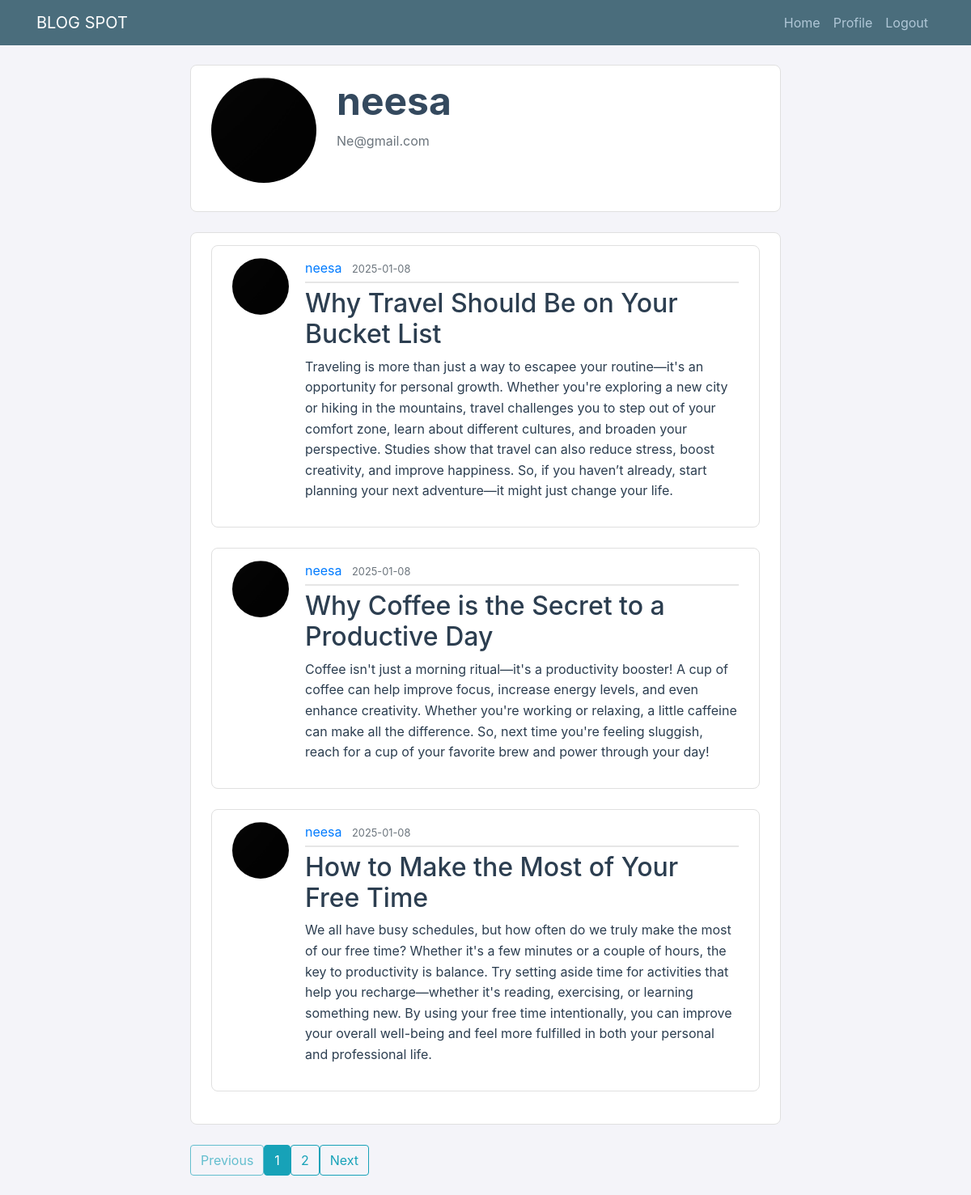
Screenshot of /account/neesa (signed in) with the database file from the repository.
### blogweb/models.py (models this page shows, shortened)
class User(db.Model,UserMixin):
    id = db.Column(db.Integer,primary_key=True)
    username = db.Column(db.String(20) , unique=True , nullable = False)
    email = db.Column(db.String(120) , unique=True , nullable = False)
    profile = db.Column(db.String(20),nullable=False,default='default.jpg')
    password = db.Column(db.String(60),nullable=False)
    posts = db.relationship('Post',backref='author',lazy=True)

class Post(db.Model):
    id = db.Column(db.Integer,primary_key=True)
    title=db.Column(db.String(100) ,nullable=False)
    date_posted = db.Column(db.DateTime,nullable=False,default=datetime.utcnow)
    content = db.Column(db.Text,nullable=False)
    user_id = db.Column(db.Integer,db.ForeignKey('user.id'),nullable=False)

### blogweb/main/routes.py (the view, shortened to what this page needs)
@main.route("/account")
@main.route("/account/<username>")
@login_required
def account(username=None):
    profile = url_for('static', filename='profilefile/' + current_user.profile)
    if username:
        page = request.args.get('page', 1, type=int)
        user = User.query.filter_by(username=username).first_or_404()
        posts = Post.query.filter_by(author=user)\
            .order_by(Post.date_posted.desc())\
            .paginate(page=page, per_page=3)
        has_posts = len(posts.items) > 0
        return render_template('account.html', title=f"{user.username}'s Posts", profile=profile, posts=posts, user=user,has_posts=has_posts)

### blogweb/models.py (called while the page is built)
@login_manager.user_loader
def load_user(user_id):
    return User.query.get(int(user_id))

### blogweb/templates/account.html (shortened to what this page needs)
{% extends "layout.html" %}
{% block content %}
    <div class="content-section">
        <div class="media">
            <img class="rounded-circle account-img" src="{{ profile }}">
            <div class="media-body">
                <h2 class="account-heading">{{ user.username if user else current_user.username }}</h2>
                <p class="text-secondary">{{ user.email if user else current_user.email }}</p>
            </div>
        </div>
    </div>
    {% if has_posts %}
        <div class="content-section">
            {% for post in posts.items %}
                <article class="media content-section">
                <img class="rounded-circle article-img" src="{{url_for('static',filename='profilefile/' + post.author.profile)}}">
                <div class="media-body">
                    <div class="article-metadata">
                    <a class="mr-2" href="{{url_for('main.account', username=post.author.username)}} ">{{ post.author.username }}</a>
                    <small class="text-muted">{{ post.date_posted.strftime('%Y-%m-%d') }}</small>
                    </div>
                    <h2><a class="article-title" href="{{ url_for('posts.post',post_id = post.id)}}">{{ post.title }}</a></h2>
                    <p class="article-content">{{ post.content }}</p>
                </div>
                </article>
            {% endfor %}
        </div>
        <div class="pagination">
            {% if posts.has_prev %}
            <a class="btn btn-outline-info mb-4" href="{{ url_for('main.account', page=posts.prev_num) }}">Previous</a>
            {% else %}
            <a class="btn btn-outline-info mb-4 disabled" href="#">Previous</a>
            {% endif %}
            {% for page_num in posts.iter_pages() %}
            {% if page_num %}
                {% if posts.page == page_num %}
                <a class="btn btn-info mb-4" href="{{ url_for('main.account', page=page_num) }}">{{ page_num }}</a>
                {% else %}
                <a class="btn btn-outline-info mb-4" href="{{ url_for('main.account', page=page_num) }}">{{ page_num }}</a>
                {% endif %}
            {% else %}
                <span class="btn btn-outline-info mb-4 disabled">...</span>
            {% endif %}
            {% endfor %}
            {% if posts.has_next %}
            <a class="btn btn-outline-info mb-4" href="{{ url_for('main.account', page=posts.next_num) }}">Next</a>
            {% else %}
            <a class="btn btn-outline-info mb-4 disabled" href="#">Next</a>
            {% endif %}
        </div>
    {% endif %}
{% endblock content %}

### blogweb/static/main.css (style rules this page uses)
body { background: #f4f4f9; color: #2c3e50; margin-top: 5rem; }
h1, h2, h3, h4, h5, h6 { color: #34495e; }
.content-section { background: #ffffff; padding: 15px 25px; border: 1px solid #e0e0e0; border-radius: 8px; margin-bottom: 25px; }
.article-title { color: #2c3e50; }
.article-content { white-space: pre-line; line-height: 1.6; }
.article-img { height: 70px; width: 70px; margin-right: 20px; }
.article-metadata { padding-bottom: 5px; margin-bottom: 6px; border-bottom: 2px solid #e6e6e6; }
.account-img { height: 130px; width: 130px; margin-right: 25px; margin-bottom: 20px; }
.account-heading { font-size: 3rem; font-weight: 700; }

### rows the page displays
User: username "neesa", email "Ne@gmail.com"
Post: profile (placeholder picture), author.username "neesa", date_posted "2025-01-08", title "Why Travel Should Be on Your Bucket List", content "Traveling is more than just a way to escapee your routine—it's an opportunity for personal growth. Whether you're exploring a new city or hiking in the mountains, travel challenges you to step out of your comfort zone, learn about different cultures, and broaden your perspective. Studies show that travel can also reduce stress, boost creativity, and improve happiness. So, if you haven’t already, start planning your next adventure—it might just change your life."
Post: profile (placeholder picture), author.username "neesa", date_posted "2025-01-08", title "Why Coffee is the Secret to a Productive Day", content "Coffee isn't just a morning ritual—it's a productivity booster! A cup of coffee can help improve focus, increase energy levels, and even enhance creativity. Whether you're working or relaxing, a little caffeine can make all the difference. So, next time you're feeling sluggish, reach for a cup of your favorite brew and power through your day!"
Post: profile (placeholder picture), author.username "neesa", date_posted "2025-01-08", title "How to Make the Most of Your Free Time", content "We all have busy schedules, but how often do we truly make the most of our free time? Whether it's a few minutes or a couple of hours, the key to productivity is balance. Try setting aside time for activities that help you recharge—whether it's reading, exercising, or learning something new. By using your free time intentionally, you can improve your overall well-being and feel more fulfilled in both your personal and professional life."

### other values shown
{{ page_num }} "1"
{{ page_num }} "2"
